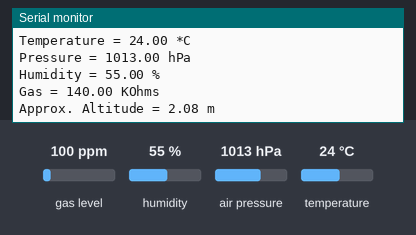
A program run on a simulated ESP32. Shown: the last lines printed to the serial monitor. Inputs (shaded band) come from the test bench; at power-on: gas level 100 ppm, humidity 55 %, air pressure 1013 hPa, temperature 24 °C.

Above: at 1.2 s.
1.3 s: gas level set to 20 ppm
At 2.7 s:
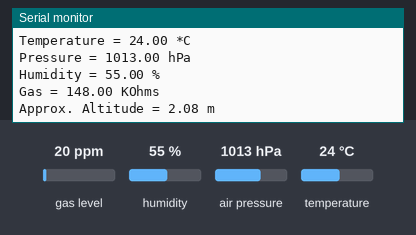
2.8 s: humidity set to 22 %
4.3 s: air pressure set to 952 hPa
At 5.1 s:
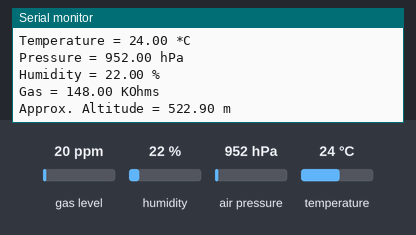

Measured:
- after the input at 1.3 s, the serial monitor: prints a new line after 1.0 s (image 1)
- after the input at 4.3 s, the serial monitor: prints a new line after 0.17 s (image 2)

The program:

main.cpp
```cpp
#include <Arduino.h>
#include <Wire.h>
#include <Adafruit_BME680.h>

#define SEALEVELPRESSURE_HPA (1013.25)

Adafruit_BME680 bme;


/*
BME680:
  21 -> SDA
  22 -> SCL

pio run -t upload and pio device monitor
*/
void setup()
{
  Serial.begin(115200);
  while (!Serial)
    delay(10);

  Serial.println("BME680 hello world");

  if (!bme.begin())
  {
    Serial.println("Could not find a BME680 sensor, check wiring!");
    while (1)
      delay(10);
  }

  // Oversampling and filter initialization
  bme.setTemperatureOversampling(BME680_OS_8X);
  bme.setHumidityOversampling(BME680_OS_2X);
  bme.setPressureOversampling(BME680_OS_4X);
  bme.setIIRFilterSize(BME680_FILTER_SIZE_3);
  bme.setGasHeater(320, 150); // 320*C for 150 ms
}

void loop()
{
  if (!bme.performReading())
  {
    Serial.println("Failed to perform reading");
    delay(2000);
    return;
  }

  Serial.print("Temperature = ");
  Serial.print(bme.temperature);
  Serial.println(" *C");

  Serial.print("Pressure = ");
  Serial.print(bme.pressure / 100.0);
  Serial.println(" hPa");

  Serial.print("Humidity = ");
  Serial.print(bme.humidity);
  Serial.println(" %");

  Serial.print("Gas = ");
  Serial.print(bme.gas_resistance / 1000.0);
  Serial.println(" KOhms");

  Serial.print("Approx. Altitude = ");
  Serial.print(bme.readAltitude(SEALEVELPRESSURE_HPA));
  Serial.println(" m");

  Serial.println();
  delay(2000);
}
```
